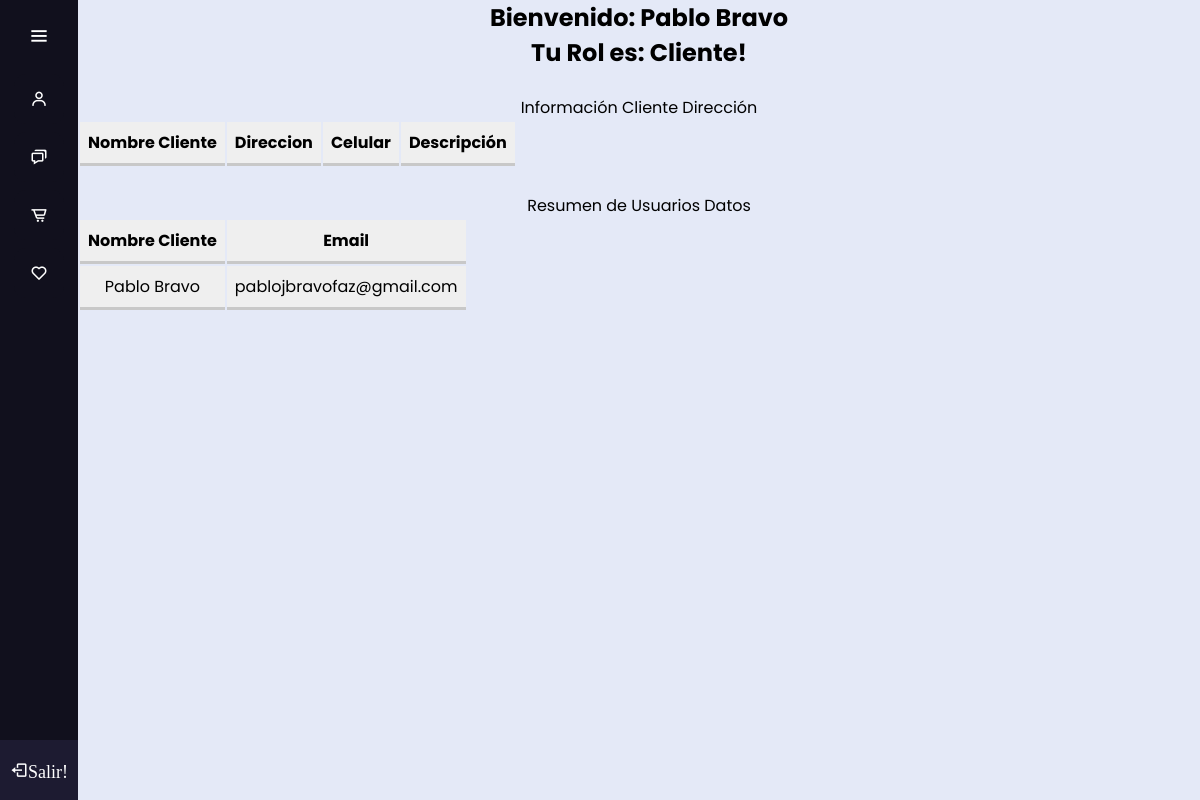
Page /user/dashboard (signed in) on the committed database.
### gasbravo/models.py (models this page shows)
class User (models.Model):
    first_name = models.CharField(max_length=50)
    last_name = models.CharField(max_length=55)
    email = models.CharField(max_length=55)
    password = models.CharField(max_length=55)
    user_rol = models.ForeignKey(Rol, related_name="user_rol", on_delete=models.CASCADE)
    created_at = models.DateField(auto_now_add=True)
    updated_at = models.DateField(auto_now=True)
    objects = UserManager()

class Rol (models.Model):
    ROLES = (
        ('Cliente', 'Cliente'),
        ('Admin', 'Admin'),
    )
    roles = models.CharField(max_length=50, choices = ROLES, null=True)

### gasbravo/views.py (the view)
# urls.py: path('user/dashboard',views.dashboard_rol),
def dashboard_rol(request):
    if 'logged_user' not in request.session:
        messages.error(request, "Please register or please log in first")
        return redirect('/')
    user_log = User.objects.get(id=request.session['logged_user'])
    context = {
        'logged_user' : User.objects.get(id=request.session['logged_user']),
        'google_api_key': settings.GOOGLE_API_KEY,
        'user_log': user_log,
        'all_bod' : Bodega.objects.all(),
        'all_dir' : Direccion.objects.all(),
        'allroles': Rol.objects.all(),
        'all_users' : User.objects.all(),
        'all_prod' : Producto.objects.all(),
        'user_dir' : Direccion.objects.filter(user_log_id =request.session['logged_user'] ),
        'user': User.objects.filter(id=request.session['logged_user']),
    }
    if user_log.user_rol.id == 2:
        return render(request, 'dashboard_ad.html', context)
    if user_log.user_rol.id == 1:
        return render(request, 'dashboard_cl.html', context)

### gasbravo/templates/dashboard_cl.html (shortened to what this page needs)
{% load static %}
<!DOCTYPE html>
<html lang="en" dir="ltr">
<head>
    <link rel="stylesheet" href="/static/css/style.css">
    <link rel="stylesheet" href="/static/css/formularios.css">
    <link rel="stylesheet" href="/static/css/google.css">
    <link href='https://unpkg.com/boxicons@2.0.7/css/boxicons.min.css' rel='stylesheet'>
</head>
<body>
<div class="sidebar">
    <div class="logo-details">
        <i class='bx bx-menu' id="btn" ></i>
    </div>
    <li>
        <a href="/user/gestion_users">
        <i class='bx bx-user' ></i>
    </a>
    </li>
    <li>
    <a href="/user/gest_direccion">
        <i class='bx bx-chat' ></i>
    </a>
    </li>
    <li>
        <a href="#">
        <i class='bx bx-cart-alt' ></i>
    </a>
    </li>
    <li>
    <a href="#">
        <i class='bx bx-heart' ></i>
    </a>
    </li>
    <li class="profile">
        <a href="/user/logout"><i class='bx bx-log-out' id="log_out" >Salir! </i></a>
    </li>
</div>
<section class="home-section">
    <h1>Bienvenido: {{logged_user.first_name}} {{logged_user.last_name}}</h1>
    <h2>Tu Rol es: {{logged_user.user_rol.roles}}!</h2>
    <br>
    <p>Información Cliente Dirección </p>
    <table>
        <thead>
            <tr>
                <th class="input">Nombre Cliente</th>
                <th class="input">Direccion</th>
                <th class="input">Celular</th>
                <th class="input">Descripción</th>
            </tr>
        </thead>
    </table>
    <br>
    <p>Resumen de Usuarios Datos </p>
    <table class="table">
        <thead>
            <tr>
                <th input class="input" scope="col">Nombre Cliente</th>
                <th input class="input" scope="col">Email</th>
            </tr>
        </thead>
        <tbody>
            {% for User in user %}
            <tr>
                <td input class="input">{{User.first_name}} {{User.last_name}}</td>
                <td input class="input">{{User.email}}</td>
            </tr>
            {% endfor %}
        </tbody>
    </table>
    <br>
</section>
</body>
</html>

### gasbravo/static/css/style.css (style rules this page uses)
* { margin: 0; padding: 0; box-sizing: border-box; font-family: "Poppins" , sans-serif; }
.sidebar { position: fixed; left: 0; top: 0; height: 100%; width: 78px; background: #11101D; padding: 6px 14px; z-index: 99; transition: all 0.5s ease; }
.sidebar .logo-details { height: 60px; display: flex; align-items: center; position: relative; }
.sidebar .logo-details #btn { position: absolute; top: 50%; right: 0; transform: translateY(-50%); font-size: 22px; transition: all 0.4s ease; font-size: 23px; text-align: center; cursor: pointer; transition: all 0.5s ease; }
.sidebar i { color: #fff; height: 60px; min-width: 50px; font-size: 28px; text-align: center; line-height: 60px; }
.sidebar li { position: relative; margin: 8px 0; list-style: none; }
.sidebar li a { display: flex; height: 100%; width: 100%; border-radius: 12px; align-items: center; text-decoration: none; transition: all 0.4s ease; background: #11101D; }
.sidebar li i { height: 50px; line-height: 50px; font-size: 18px; border-radius: 12px; }
.sidebar li.profile { position: fixed; height: 60px; width: 78px; left: 0; bottom: -8px; padding: 10px 14px; background: #1d1b31; transition: all 0.5s ease; overflow: hidden; }
.sidebar .profile #log_out { position: absolute; top: 50%; right: 0; transform: translateY(-50%); background: #1d1b31; width: 100%; height: 60px; line-height: 60px; border-radius: 0px; transition: all 0.5s ease; }
.home-section { position: relative; background: #E4E9F7; min-height: 100vh; top: 0; left: 78px; width: calc(100% - 78px); transition: all 0.5s ease; z-index: 2; }

### gasbravo/static/css/formularios.css (style rules this page uses)
html { font-size: 16px; font-family: 'Lato', sans-serif; }
body { background-color: #9AD1ED; }
.input, .btn__submit, .btn__reset { background-color: #EFEFEF; padding: .5rem; margin: .5rem 0; border: none; border-bottom: solid #C8C8C8 .2rem; transition: all .5s; }
body { text-align:center; }

### rows in the picture
User: first_name "Pablo", last_name "Bravo", user_rol.roles "Cliente", email "pablojbravofaz@gmail.com"
